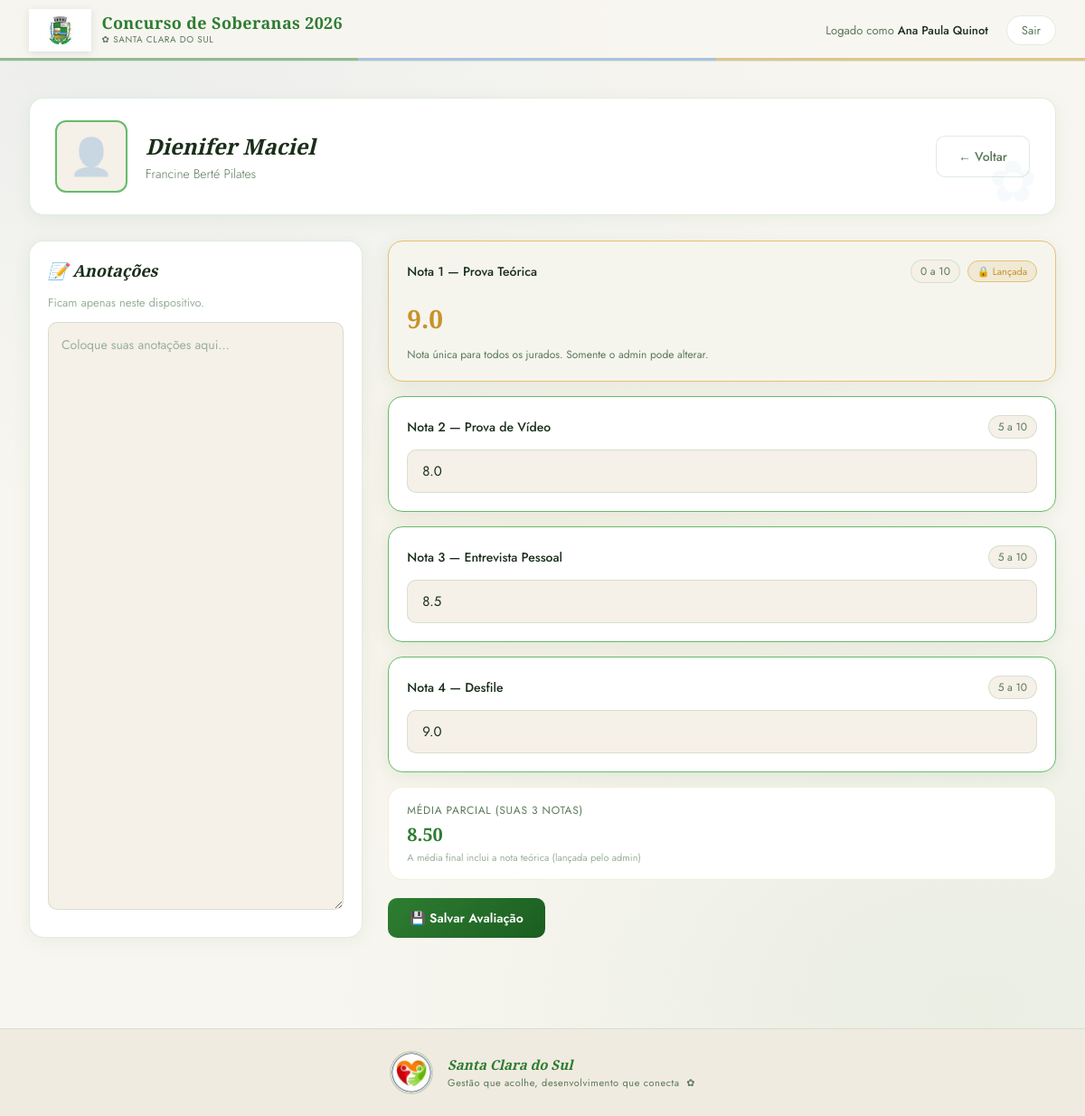
Page /candidata.php?id=2 (signed in) on the committed database.
### tables this page shows
CREATE TABLE `candidatas` (
  `codcandidatas` int(11) NOT NULL,
  `nome` varchar(100) NOT NULL,
  `empresa` varchar(100) NOT NULL
);

CREATE TABLE `nota_teorica_global` (
  `candidata_id` int(11) NOT NULL,
  `nota` decimal(3,1) NOT NULL COMMENT '0 a 10, múltiplo de 0.5',
  `lancada_em` datetime NOT NULL DEFAULT current_timestamp(),
  `lancada_por` int(11) NOT NULL COMMENT 'jurado_id do admin'
);

CREATE TABLE `nota` (
  `codnota` int(11) NOT NULL,
  `jurado_id` int(11) NOT NULL,
  `candidata_id` int(11) NOT NULL,
  `nota1_teorica` decimal(3,1) DEFAULT NULL COMMENT 'Admin lança; mesmo valor para todos os jurados',
  `nota2_video` decimal(3,1) DEFAULT NULL COMMENT 'Jurado avalia (5-10)',
  `nota3_entrevista` decimal(3,1) DEFAULT NULL COMMENT 'Jurado avalia (5-10)',
  `nota4_desfile` decimal(3,1) DEFAULT NULL COMMENT 'Jurado avalia (5-10)'
);

### candidata.php (the view, shortened to what this page needs)
<?php
require "config.php";
require "foto_helper.php";
$candidata_id = (int) ($_GET["id"] ?? 0);
$stmt = $conn->prepare("SELECT * FROM candidatas WHERE codcandidatas = ?");
$stmt->bind_param("i", $candidata_id);
$stmt->execute();
$c = $stmt->get_result()->fetch_assoc();
$jurado_id = $_SESSION["id"];
$is_admin  = !empty($_SESSION["admin"]);
$ntg = $conn->query("SELECT nota FROM nota_teorica_global WHERE candidata_id = $candidata_id")->fetch_assoc();
$nota_teorica_global = $ntg ? $ntg["nota"] : null;
$stmt2 = $conn->prepare("SELECT * FROM nota WHERE jurado_id = ? AND candidata_id = ?");
$stmt2->bind_param("ii", $jurado_id, $candidata_id);
$stmt2->execute();
$nota = $stmt2->get_result()->fetch_assoc();
require "header.php";
?>
<div class="topbar">
    <a href="avaliacao.php" class="topbar-brand">
        <img class="topbar-brasao" alt="Santa Clara do Sul">
        <div class="topbar-brand-text">
            <span class="topbar-brand-title">Concurso de Soberanas 2026</span>
            <span class="topbar-brand-sub">✿ Santa Clara do Sul</span>
        </div>
    </a>
    <div class="topbar-right">
        <span class="topbar-user">Logado como <strong><?php echo htmlspecialchars($_SESSION["nome"]); ?></strong></span>
        <a href="logout.php" class="btn-logout">Sair</a>
    </div>
</div>
<div class="container">
    <div class="candidata-header">
        <div class="candidata-avatar" style="width:80px;height:80px;border-radius:12px;overflow:hidden;padding:0;">
        </div>
        <div class="candidata-info">
            <h2><?php echo htmlspecialchars($c["nome"]); ?></h2>
            <p><?php echo htmlspecialchars($c["empresa"]); ?></p>
        </div>
        <div style="margin-left:auto;">
            <a href="avaliacao.php" class="btn btn-secondary">← Voltar</a>
        </div>
    </div>
    <div class="eval-layout">
        <div class="annotation-area">
            <h3>📝 Anotações</h3>
            <p style="font-size:13px;color:var(--text-dim);margin-bottom:12px;">Ficam apenas neste dispositivo.</p>
            <textarea id="anotacoes" placeholder="Coloque suas anotações aqui..." oninput="salvarAnotacoes()"></textarea>
        </div>
        <div>
            <div class="nota-card <?php echo $nota_teorica_global !== null ? 'filled locked' : 'locked'; ?>">
                <div class="nota-header">
                    <span class="nota-title">Nota 1 — Prova Teórica</span>
                    <div style="display:flex;gap:8px;align-items:center;">
                        <span class="nota-range">0 a 10</span>
                        <?php if ($nota_teorica_global !== null): ?>
                            <span class="nota-locked-badge">🔒 Lançada</span>
                        <?php elseif ($is_admin): ?>
                            <span class="nota-locked-badge" style="background:rgba(91,143,201,0.1);color:var(--azul);border-color:var(--azul-light);">✏ Admin</span>
                        <?php else: ?>
                            <span class="nota-locked-badge">⏳ Aguardando</span>
                        <?php endif; ?>
                    </div>
                </div>
                <?php if ($is_admin && $nota_teorica_global === null): ?>
                    <form method="POST" action="salvar_teorica.php" style="display:flex;gap:10px;align-items:center;">
                        <input type="hidden" name="candidata_id" value="<?php echo $candidata_id; ?>">
                        <input type="number" name="nota_teorica" id="input-teorica" class="form-input"
                               step="0.5" min="0" max="10" placeholder="0 a 10"
                               style="max-width:160px;" required>
                        <button type="submit" class="btn btn-primary" style="padding:10px 20px;font-size:13px;">
                            📌 Lançar para todas
                        </button>
                    </form>
                    <p style="font-size:12px;color:var(--text-muted);margin-top:10px;">
                        ⚠️ Esta nota vale para <strong>todas as candidatas com o mesmo resultado</strong>.
                        Após lançar, não poderá ser alterada pelos jurados.
                    </p>
                <?php elseif ($nota_teorica_global !== null): ?>
                    <div style="font-family:'Cormorant Garamond',serif;font-size:28px;font-weight:600;color:var(--dourado);padding:8px 0;">
                        <?php echo number_format((float)$nota_teorica_global, 1); ?>
                    </div>
                    <p style="font-size:12px;color:var(--text-muted);margin-top:4px;">Nota única para todos os jurados. Somente o admin pode alterar.</p>
                <?php else: ?>
                    <p style="font-size:13px;color:var(--text-dim);padding:8px 0;">Aguardando lançamento pelo administrador.</p>
                <?php endif; ?>
            </div>
            <form method="POST" action="salvar_nota.php" id="form-notas">
                <?php
                $notas_config = [
                    ["n2", "Prova de Vídeo",     "nota2_video",     5, 10],
                    ["n3", "Entrevista Pessoal",  "nota3_entrevista",5, 10],
                    ["n4", "Desfile",             "nota4_desfile",   5, 10],
                ];
                foreach ($notas_config as $idx => [$name, $label, $col, $min, $max]):
                    $val    = $nota[$col] ?? "";
                    $filled = $val !== "" && $val !== null;
                    $num    = $idx + 2;
                ?>
                <div class="nota-card <?php echo $filled ? 'filled' : ''; ?>" id="card-<?php echo $name; ?>">
                    <div class="nota-header">
                        <span class="nota-title">Nota <?php echo $num; ?> — <?php echo $label; ?></span>
                        <span class="nota-range"><?php echo $min; ?> a <?php echo $max; ?></span>
                    </div>
                    <input
                        type="number"
                        name="<?php echo $name; ?>"
                        id="input-<?php echo $name; ?>"
                        class="form-input"
                        step="0.5"
                        min="<?php echo $min; ?>"
                        max="<?php echo $max; ?>"
                        placeholder="Ex: <?php echo $min + 2.5; ?>"
                        value="<?php echo htmlspecialchars((string)$val); ?>"
                        oninput="onNotaChange('<?php echo $name; ?>')">
                </div>
                <?php endforeach; ?>
                <div id="media-preview" style="display:none;background:var(--surface);border:1px solid rgba(201,168,76,0.2);border-radius:var(--radius);padding:16px 20px;margin-bottom:20px;">
                    <div style="font-size:12px;color:var(--text-muted);text-transform:uppercase;letter-spacing:0.06em;margin-bottom:4px;">Média Parcial (suas 3 notas)</div>
                    <div id="media-valor" class="media-badge">—</div>
                    <div style="font-size:11px;color:var(--text-dim);margin-top:4px;">A média final inclui a nota teórica (lançada pelo admin)</div>
                </div>
                <div class="flex gap-3 items-center">
                    <button type="submit" id="btn-salvar" class="btn btn-primary" disabled>
                        💾 Salvar Avaliação
                    </button>
                </div>
            </form>
        </div>
    </div>
</div>
<?php require "footer.php"; ?>

### rows in the picture
candidatas: nome "Dienifer Maciel", empresa "Francine Berté Pilates"
nota_teorica_global: nota "9.0"
nota: n2 "8.0", n3 "8.5", n4 "9.0"

### other values in the picture
$_SESSION["nome"] "Ana Paula Quinot"
$num "2"
$label "Prova de Vídeo"
$min "5"
$max "10"
$num "3"
$label "Entrevista Pessoal"
$num "4"
$label "Desfile"
